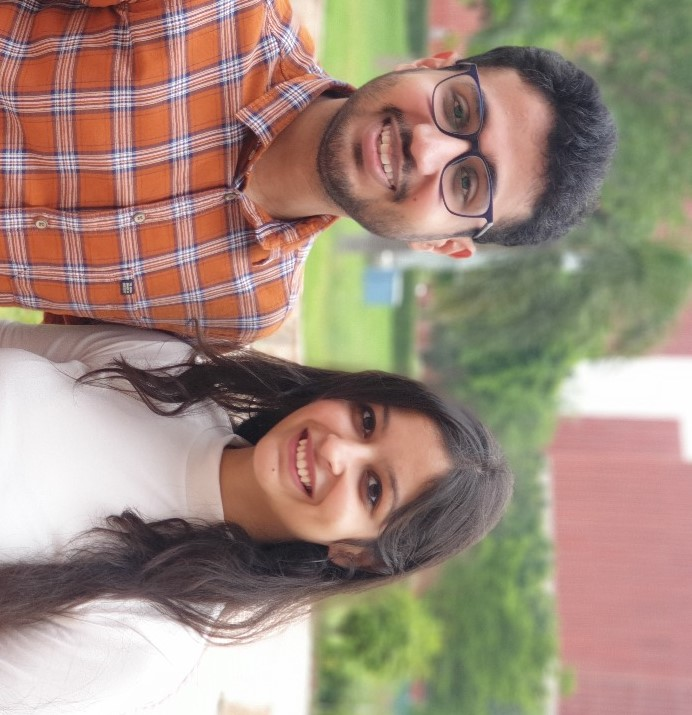
#> input picture data/0cc5b2bfd6d7def71e3878c06c03ce8c.jpg, 692 x 715 px, given in place of 0cc5b2bfd6d7def71e3878c06c03ce8c.jpg.jpg, which was not available
$ python creator.py data/0cc5b2bfd6d7def71e3878c06c03ce8c.jpg data/24ea12b579f88dff0c51fdee2b28681e.jpg 5 5 data/24ea12b579f88dff0c51fdee2b28681e.jpg
#> lines starting #> are read from the running program, lines starting #| are printed output that depends on the picture; pictures that were not available may be replaced by others from this repository, and a replacement may not be noted
#!/usr/bin/env python
try:
    import os, random
    import sys
    from PIL import Image
    import numpy as np
except Exception as e:
    print(e)

def getImages(images_directory):
    files = os.listdir(images_directory)
    images = []
    for file in files:
        filePath = os.path.abspath(os.path.join(images_directory, file))
        try:
            fp = open(filePath, "rb")
            im = Image.open(fp)
            images.append(im)
            im.load()
            fp.close()
        except:
            print("Invalid image: %s" % (filePath,))
    return (images)


def getAverageRGB(image):
    im = np.array(image)
    w, h, d = im.shape
    return (tuple(np.average(im.reshape(w * h, d), axis=0)))


def splitImage(image, size):
    W, H = image.size[0], image.size[1]
    m, n = size
    w, h = int(W / n), int(H / m)
    imgs = []
    for j in range(m):
        for i in range(n):
            imgs.append(image.crop((i * w, j * h, (i + 1) * w, (j + 1) * h)))
    return (imgs)


def getBestMatchIndex(input_avg, avgs):
    avg = input_avg
    index = 0
    min_index = 0
    min_dist = float("inf")
    for val in avgs:
        dist = ((val[0] - avg[0]) * (val[0] - avg[0]) +
                (val[1] - avg[1]) * (val[1] - avg[1]) +
                (val[2] - avg[2]) * (val[2] - avg[2]))
        if dist < min_dist:
            min_dist = dist
            min_index = index
        index += 1
    return (min_index)


def createImageGrid(images, dims):
    m, n = dims
    width = max([img.size[0] for img in images])
    height = max([img.size[1] for img in images])
    grid_img = Image.new('RGB', (n * width, m * height))
    for index in range(len(images)):
        row = int(index / n)
        col = index - n * row
        grid_img.paste(images[index], (col * width, row * height))
    return (grid_img)


def createPhotomosaic(target_image, input_images, grid_size,
                      reuse_images=True):
    target_images = splitImage(target_image, grid_size)

    output_images = []
    count = 0
    batch_size = int(len(target_images) / 10)
    avgs = []
    for img in input_images:
        try:
            avgs.append(getAverageRGB(img))
        except ValueError:
            continue

    for img in target_images:
        avg = getAverageRGB(img)
        match_index = getBestMatchIndex(avg, avgs)
        output_images.append(input_images[match_index])
        if count > 0 and batch_size > 10 and count % batch_size is 0:
            print('processed %d of %d...' % (count, len(target_images)))
        count += 1
        # remove selected image from input if flag set
        if not reuse_images:
            input_images.remove(match_index)

    mosaic_image = createImageGrid(output_images, grid_size)
    return (mosaic_image)


### ---------------------------------------------

oldname = sys.argv[1]
newname=sys.argv[1]+".jpg"
os.rename(oldname,newname)

target_image = Image.open(newname)
#> target_image is the input picture: PIL image 692x715 RGB; mean R, G, B 160.3, 139.3, 124.9
# input images
print('reading input folder.'+ sys.argv[2])
try:
    input_images = getImages(sys.argv[2])
#> input_images = 1 item
except Exception as e:
    print(e)

# check if any valid input images found
if input_images == []:
    print('No input images found in %s. Exiting.' % (sys.argv[2],))
    exit()

# shuffle list - to get a more varied output?
random.shuffle(input_images)

# size of grid
grid_size = (int(sys.argv[3]), int(sys.argv[4]))

# output
output_filename = 'mosaic.jpeg'
if sys.argv[5]:
    output_filename = sys.argv[5]

# re-use any image in input
reuse_images = True

# resize the input to fit original image size?
resize_input = True

print('starting photomosaic creation...')

# if images can't be reused, ensure m*n <= num_of_images
if not reuse_images:
    if grid_size[0] * grid_size[1] > len(input_images):
        print('grid size less than number of images')
        exit()

# resizing input
if resize_input:
    print('resizing images...')
    # for given grid size, compute max dims w,h of tiles
    dims = (int(target_image.size[0] / grid_size[1]),
            int(target_image.size[1] / grid_size[0]))
#> dims = (138, 143)
    print("max tile dims: %s" % (dims,))
#| max tile dims: (138, 143)
    # resize
    print("DIMS",dims)
#| DIMS (138, 143)
    for img in input_images:
        img.thumbnail(dims)
#> this loop made 1 pass

# create photomosaic
mosaic_image = createPhotomosaic(target_image, input_images, grid_size, reuse_images)
#> after the loop in splitImage, `for j in range(m):`: imgs = 25 items
#> in createPhotomosaic, `batch_size = int(len(target_images) / 10)`: batch_size = 2
#> the loop in createPhotomosaic, `for img in input_images:` made 1 pass
#> (w in getAverageRGB, h in getAverageRGB, d in getAverageRGB) on pass 1: (143, 138, 3)
#> pass 1, in getAverageRGB, `im = np.array(image)`:
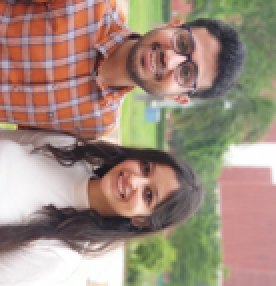
#> im: shape (143, 138, 3) (shown 2 times larger); mean R, G, B 160.5, 139.5, 125.1
#> after the loop in createPhotomosaic, `for img in input_images:`: avgs = [(160.5, 139.5, 125.1)]
#> the loop in createPhotomosaic, `for img in target_images:` made 25 passes
#> pass 1, in getAverageRGB (call 2), `im = np.array(image)`:
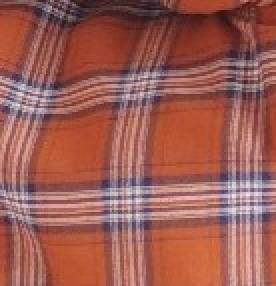
#> im: shape (143, 138, 3) (shown 2 times larger); mean R, G, B 156.4, 92.7, 83.4
#> pass 2, in getAverageRGB (call 3), `im = np.array(image)`:
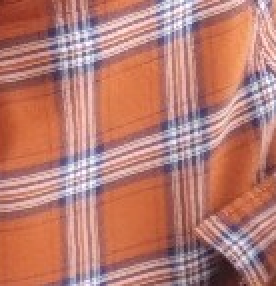
#> im: shape (143, 138, 3) (shown 2 times larger); mean R, G, B 184.7, 123.5, 112.9
#> pass 3, in getAverageRGB (call 4), `im = np.array(image)`:
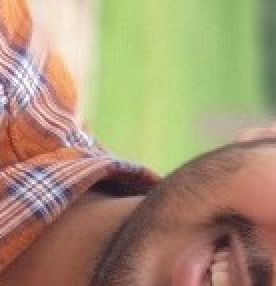
#> im: shape (143, 138, 3) (shown 2 times larger); mean R, G, B 167.2, 148.3, 116.4
#> after the loop in createPhotomosaic, `for img in target_images:`: count = 25; input_images = 1 item; output_images = 25 items
#> in createImageGrid, `width = max([img.size[0] for img in images])`: width = 138
#> in createImageGrid, `height = max([img.size[1] for img in images])`: height = 143
#> in createImageGrid, `grid_img = Image.new('RGB', (n * width, m * height))`: grid_img: PIL image 690x715 RGB; every value is 0
#> the loop in createImageGrid, `for index in range(len(images)):` made 25 passes
#> (row, col) on passes 1 to 12: (0, 0), (0, 1), (0, 2), (0, 3), (0, 4), (1, 0), (1, 1), (1, 2), (1, 3), (1, 4), (2, 0), (2, 1)
#> after the loop in createImageGrid, `for index in range(len(images)):`:
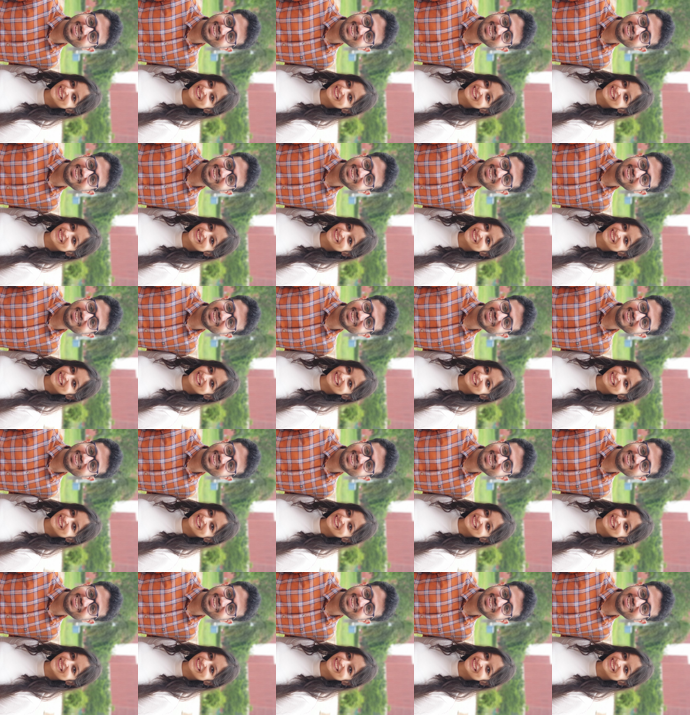
#> grid_img: PIL image 690x715 RGB; mean R, G, B 160.5, 139.5, 125.1

# write out mosaic
mosaic_image.save(output_filename, 'jpeg')

print("saved output to %s" % (output_filename,))
print('done.')
